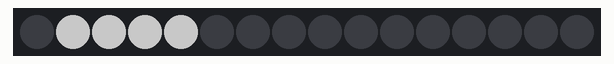
Recording of a sketch running on a simulated Arduino Uno, built with avr-gcc and run on an emulated ATmega328P. Parts: 16 RGB LEDs in strip order, left to right. Dim RGB values are drawn brighter than linear.

Above: at 0.1 s.
At 2.1 s:
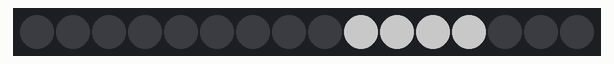
At 3.1 s:
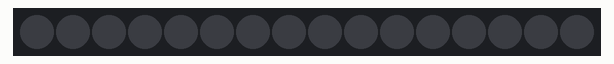

The sketch:

171121_half_on_half_off.ino
```cpp
#include <Adafruit_NeoPixel.h>

#define PIN 6
#define NUM_PIX 16
#define MAX_BRIGHTNESS 100

// initialize object
Adafruit_NeoPixel strip = Adafruit_NeoPixel(NUM_PIX, PIN, NEO_GRBW + NEO_KHZ800);

void setup() {
  strip.begin();
  strip.show(); // Initialize all pixels to 'off'

}

void loop() {
  // set local vars
  uint32_t SIDE1_START = 1;
  uint32_t SIDE1_END = 4;
  uint32_t SIDE2_START = 9;
  uint32_t SIDE2_END = 12;

  // params for coloring
  uint32_t WHITE = strip.Color(0, 0, 0, MAX_BRIGHTNESS);
  uint32_t RED = strip.Color(MAX_BRIGHTNESS, 0, 0, 0);
  uint32_t BLUE = strip.Color(0, 0, MAX_BRIGHTNESS, 0);
  uint32_t GREEN = strip.Color(0, MAX_BRIGHTNESS, 0, 0);
  uint32_t OFF = strip.Color(0,0,0,0);

  // master params
  uint32_t RUN = 1;
  uint32_t DELAY_SECONDS = 1;
  uint32_t DELAY_MS = DELAY_SECONDS * 1000;
  uint32_t BLANK_SECONDS = 1;
  uint32_t BLANK_MS = BLANK_SECONDS * 1000;

  // master loop for easily turning off
  if(RUN){

    // do side 1
    activate_array(SIDE1_START, SIDE1_END, WHITE);
    delay(DELAY_MS);

    // blank between
    activate_array(SIDE1_START, SIDE2_END, OFF);
    delay(BLANK_MS);

    // do side 2
    activate_array(SIDE2_START, SIDE2_END, WHITE);
    delay(DELAY_MS);

    // blank between
    activate_array(SIDE1_START, SIDE2_END, OFF);
    delay(BLANK_MS);
  }

}

static void activate_array(uint32_t px_start, uint32_t px_end, uint32_t color){

  // iterate through pixels, if in range then turn on, otherwise turn off
  for(int i = 0; i < NUM_PIX; i++){

    // if side 1, display pixel. otherwise, wash
    if ((i >= px_start) && (i <= px_end)){
      strip.setPixelColor(i, color);
    }
    else{
      strip.setPixelColor(i,0);
    }
  }

  // push buffer
  strip.show();
}
```

Measured:
- by itself, everything shown: repeats every 4.0 s, in 4 steps
- what the display in image 1 shows lasts 1.0 s, from 2.0 s to 3.0 s
